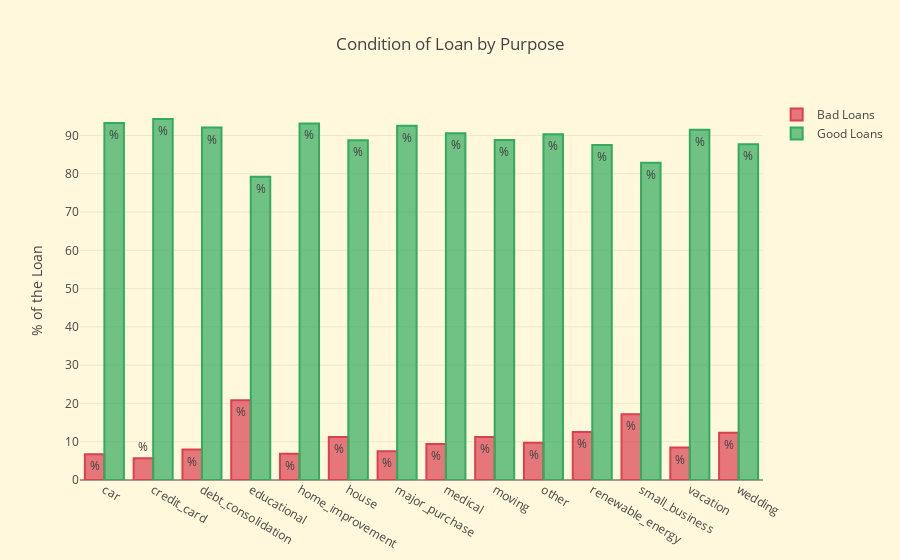

The notebook cell saved with this chart:
### Markdown cell above
Loans that have a high interest rate(above 13.23%) are more likely to become a bad loan.<br>
Loans that have a longer maturity date (60 months) are more likely to be a bad loan.

### Code cell
df['purpose'].value_counts()

# Education, renewable energy, wedding are the purposed that contains highest bad loans percent wise.

purpose_condition = round(pd.crosstab(df['loan_condition'], df['purpose']).apply(lambda x: x/x.sum() * 100), 2)

purpose_bad_loans = purpose_condition.values[0].tolist()
purpose_good_loans = purpose_condition.values[1].tolist()
purpose = purpose_condition.columns


bad_plot = go.Bar(
    x=purpose,
    y=purpose_bad_loans,
    name = 'Bad Loans',
    text='%',
    marker=dict(
        color='rgba(219, 64, 82, 0.7)',
        line = dict(
            color='rgba(219, 64, 82, 1.0)',
            width=2
        )
    )
)

good_plot = go.Bar(
    x=purpose,
    y=purpose_good_loans,
    name='Good Loans',
    text='%',
    marker=dict(
        color='rgba(50, 171, 96, 0.7)',
        line = dict(
            color='rgba(50, 171, 96, 1.0)',
            width=2
        )
    )
)


data = [bad_plot, good_plot]

layout = go.Layout(
    title='Condition of Loan by Purpose',
    xaxis=dict(
        title=''
    ),
    yaxis=dict(
        title='% of the Loan',
    ),
    paper_bgcolor='#FFF8DC',
    plot_bgcolor='#FFF8DC',
    showlegend=True
)

fig = dict(data=data, layout=layout)
iplot(fig, filename='condition_purposes')

### Figure 1 — Plotly figure (JSON) as saved in the notebook; plotly's stock layout.template omitted (floating-point values rounded to 4 significant figures)
{"data": [{"marker": {"color": "rgba(219, 64, 82, 0.7)", "line": {"color": "rgba(219, 64, 82, 1.0)", "width": 2}}, "name": "Bad Loans", "text": "%", "type": "bar", "uid": "fd1c1652-9e2f-47a4-8118-93fa4db1771b", "x": ["car", "credit_card", "debt_consolidation", "educational", "home_improvement", "house", "major_purchase", "medical", "moving", "other", "renewable_energy", "small_business", "vacation", "wedding"], "y": [6.72, 5.7, 7.94, 20.8, 6.86, 11.25, 7.49, 9.41, 11.21, 9.71, 12.52, 17.16, 8.49, 12.31]}, {"marker": {"color": "rgba(50, 171, 96, 0.7)", "line": {"color": "rgba(50, 171, 96, 1.0)", "width": 2}}, "name": "Good Loans", "text": "%", "type": "bar", "uid": "303fee09-a884-4043-abfb-abae52e8c268", "x": ["car", "credit_card", "debt_consolidation", "educational", "home_improvement", "house", "major_purchase", "medical", "moving", "other", "renewable_energy", "small_business", "vacation", "wedding"], "y": [93.28, 94.3, 92.06, 79.2, 93.14, 88.75, 92.51, 90.59, 88.79, 90.29, 87.48, 82.84, 91.51, 87.69]}], "layout": {"paper_bgcolor": "#FFF8DC", "plot_bgcolor": "#FFF8DC", "showlegend": true, "title": {"text": "Condition of Loan by Purpose"}, "xaxis": {"title": {"text": ""}}, "yaxis": {"title": {"text": "% of the Loan"}}}}
